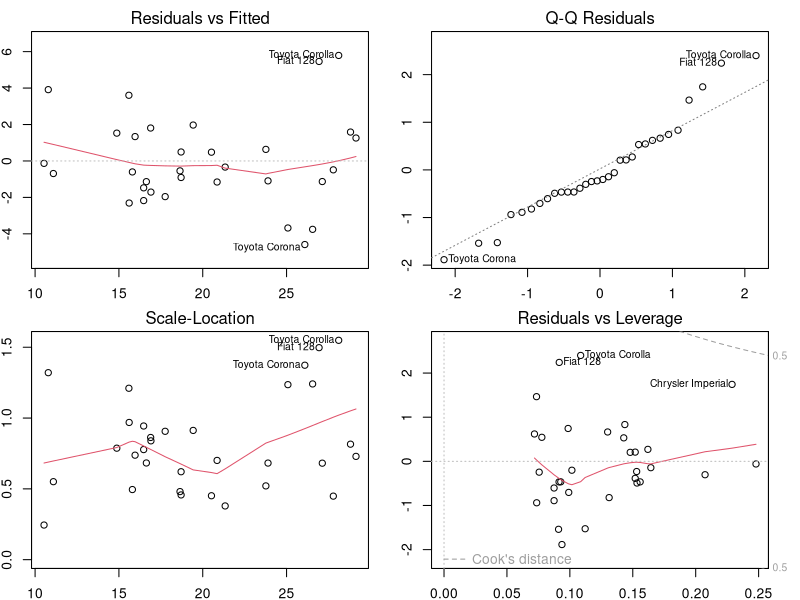

R code for this plot:
## ---- chunk 1
data(mtcars)
columns <- c(2,8,10,11) # Columns to convert to factors
mtcars[, columns] <- lapply(mtcars[,columns], as.factor) 
mtcars[, 9] <- factor(mtcars[, 9], labels=c("Auto", "Manual"))
## ---- chunk 2
predictors <- c("cyl","wt")
sub_mtcars <- mtcars[,c("mpg", predictors)]
model <- lm(mpg ~ ., data=sub_mtcars)
## ---- chunk 3
summary(model)
## ---- chunk 4
par(mfrow=c(2,2), mar= rep(1.9,4))
plot(model)
